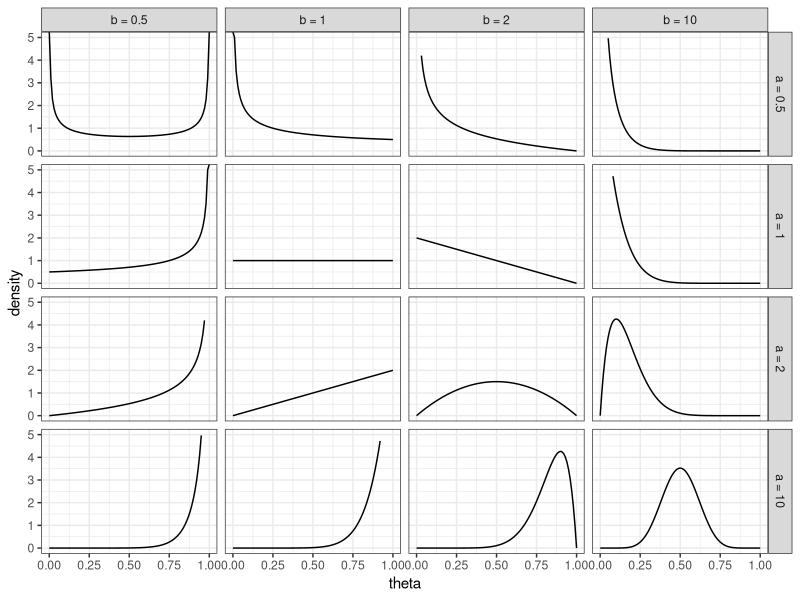
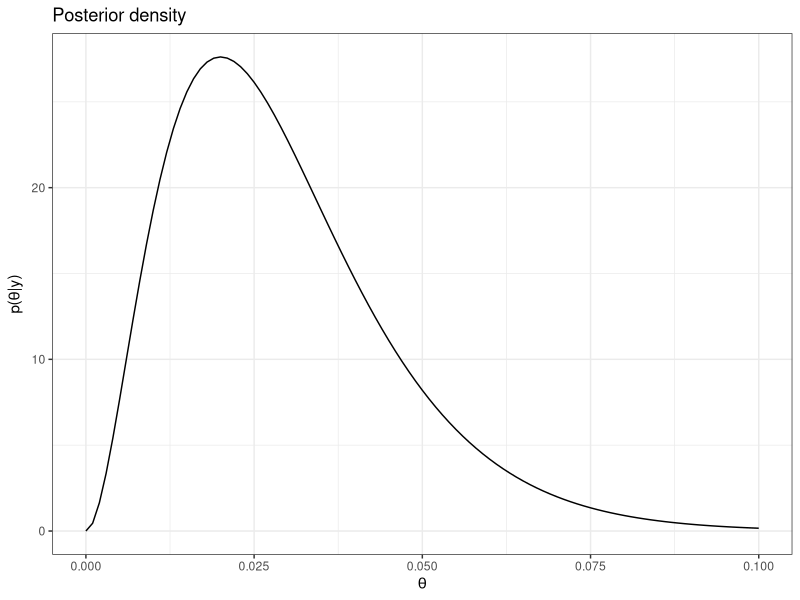
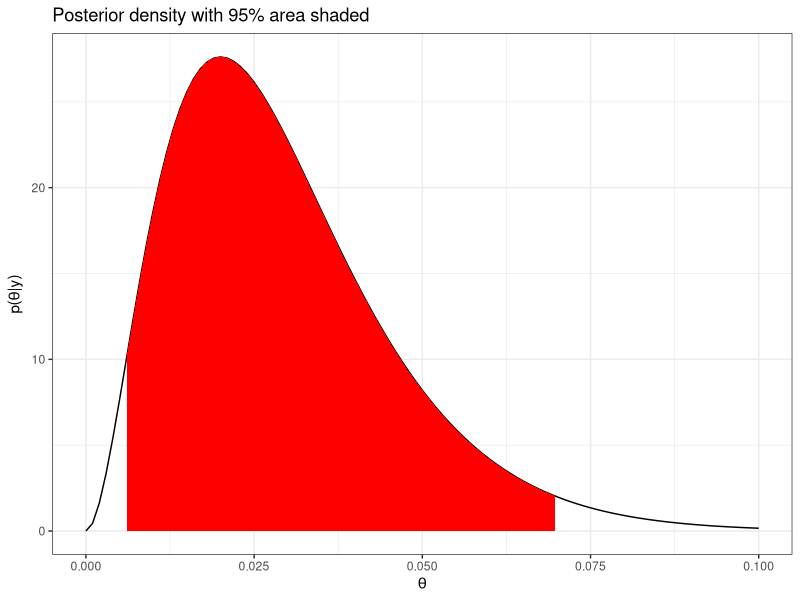

Source code (R) for these figures, in order:
## ----libraries, message=FALSE, warning=FALSE, cache=FALSE-------------------------------------------------------------
library("dplyr")
library("tidyr")
library("ggplot2")


## ----set_seed, echo=FALSE---------------------------------------------------------------------------------------------
set.seed(2)


## ---------------------------------------------------------------------------------------------------------------------
my_dbeta <- function(x) {
  data.frame(theta = seq(0, 1, length=101)) %>%
    mutate(density = dbeta(theta, x$a, x$b))
}

d <- expand.grid(a = c(.5,1,2, 10),
            b = c(.5,1,2, 10)) %>%
  group_by(a,b) %>%
  do(my_dbeta(.)) %>%
  ungroup() %>%
  mutate(a = factor(paste0("a = ", a), levels=paste0("a = ", c(.5,1,2,10))),
         b = factor(paste0("b = ", b), levels=paste0("b = ", c(.5,1,2,10))))

ggplot(d, aes(x=theta, y=density)) +
  geom_line() +
  facet_grid(a~b) +
  theme_bw() +
  ylim(0,5)


## ---------------------------------------------------------------------------------------------------------------------
n <- 100
y <- 2

ggplot(data.frame(x=c(0,.1)), aes(x)) +
  stat_function(fun = dbeta, args = list(shape1 = 1+y, shape2 = 1+n-y)) +
  labs(x = expression(theta),
       y = expression(paste("p(",theta,"|y)")),
       title = "Posterior density") +
  theme_bw()


## ----echo=TRUE--------------------------------------------------------------------------------------------------------
(1+y)/(2+n)


## ----echo=TRUE--------------------------------------------------------------------------------------------------------
# 95% credible interval is 
ci = qbeta(c(.025,.975), 1+y, 1+n-y) 
round(ci, 3)


## ----echo=FALSE-------------------------------------------------------------------------------------------------------
ggplot(data.frame(x=c(0,.1)), aes(x)) +
  stat_function(fun = dbeta, args = list(shape1 = 1+y, shape2 = 1+n-y)) +
  stat_function(fun = dbeta, args = list(shape1 = 1+y, shape2 = 1+n-y), 
                xlim = ci,
                geom = "area", fill = "red") +
  labs(x = expression(theta),
       y = expression(paste("p(",theta,"|y)")),
       title = "Posterior density with 95% area shaded") +
  theme_bw()


## ----eval = FALSE, echo = TRUE, size = 'tiny'-------------------------------------------------------------------------
## a <- 1; b <- 1                  # default uniform prior
## y <- 3; n <- 10                 # data
## 
## curve(dbeta(x,ay,b+n-y))        # posterior (pdf)
## (a+y)/(a+b+n)                   # posterior mean
## qbeta(.5, a+y, b+n-y)           # posterior median
## qbeta(c(.025,.975), a+y, b+n-y) # 95% equal tail credible interval
## 
## # Probabilities
## pbeta(0.5, a+y, b+n-y)          # P(theta<0.5|y)
## 
## # Special cases
## qbeta(c(0,.95), a+y, b+n-y)     # if y=0, use a lower one-sided CI
## qbeta(c(.05,1), a+y, b+n-y)     # if y=n, use a upper one-sided CI
